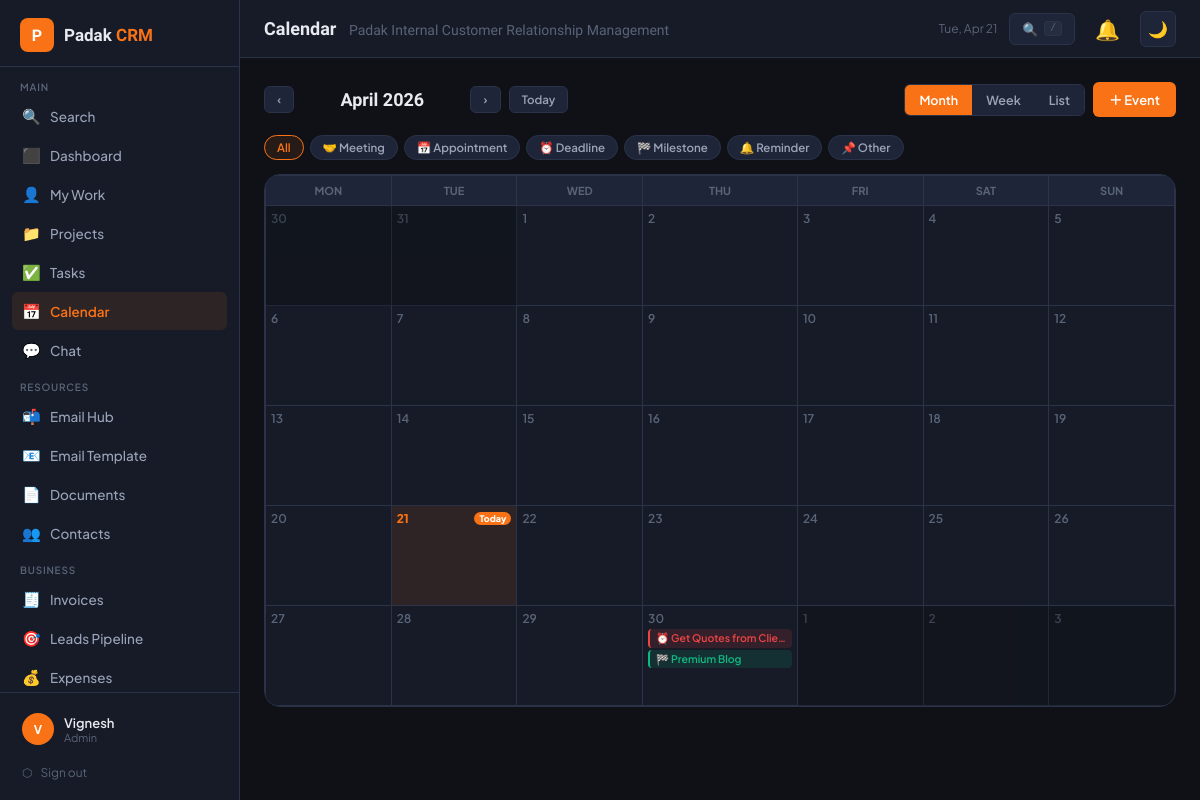
/calendar.php (signed in), run on the app's committed database.
### tables this page shows
CREATE TABLE `users` (
  `id` int(11) NOT NULL,
  `name` varchar(100) NOT NULL,
  `email` varchar(150) NOT NULL,
  `password` varchar(255) NOT NULL,
  `role` enum('admin','manager','member') DEFAULT 'member',
  `avatar` varchar(255) DEFAULT NULL,
  `phone` varchar(30) DEFAULT NULL,
  `department` varchar(100) DEFAULT NULL,
  `status` enum('active','inactive') DEFAULT 'active',
  `last_login` datetime DEFAULT NULL,
  `created_at` datetime DEFAULT current_timestamp()
);

CREATE TABLE `tasks` (
  `id` int(11) NOT NULL,
  `title` varchar(250) NOT NULL,
  `description` text DEFAULT NULL,
  `project_id` int(11) DEFAULT NULL,
  `assigned_to` int(11) DEFAULT NULL,
  `created_by` int(11) NOT NULL,
  `status` enum('todo','in_progress','review','done') DEFAULT 'todo',
  `priority` enum('low','medium','high','urgent') DEFAULT 'medium',
  `due_date` date DEFAULT NULL,
  `completed_at` datetime DEFAULT NULL,
  `created_at` datetime DEFAULT current_timestamp(),
  `updated_at` datetime DEFAULT current_timestamp() ON UPDATE current_timestamp()
);

### calendar.php (the view, shortened to what the rows shown need)
<?php
require_once 'config.php';
require_once 'includes/layout.php';
$db   = getCRMDB();
$user = currentUser();
$uid  = (int)$user['id'];
$TYPES = [
    'meeting'     => ['label'=>'Meeting',     'color'=>'#6366f1','icon'=>'🤝'],
    'appointment' => ['label'=>'Appointment', 'color'=>'#f97316','icon'=>'📅'],
    'deadline'    => ['label'=>'Deadline',    'color'=>'#ef4444','icon'=>'⏰'],
    'milestone'   => ['label'=>'Milestone',   'color'=>'#10b981','icon'=>'🏁'],
    'reminder'    => ['label'=>'Reminder',    'color'=>'#f59e0b','icon'=>'🔔'],
    'other'       => ['label'=>'Other',       'color'=>'#8b5cf6','icon'=>'📌'],
];
$view   = $_GET['view']   ?? 'month';
$year   = (int)($_GET['y'] ?? date('Y'));
$month  = (int)($_GET['m'] ?? date('m'));
$view_eid=(int)($_GET['eid'] ?? 0);
$type_f = $_GET['type'] ?? '';
$month = max(1, min(12, $month));
$year  = max(2020, min(2099, $year));
$all_users= $db->query("SELECT id,name FROM users WHERE status='active' ORDER BY name")->fetch_all(MYSQLI_ASSOC);
$range_start = sprintf('%04d-%02d-01', $year, $month);
$range_end   = date('Y-m-t', strtotime($range_start));
$type_where = $type_f ? " AND ce.event_type='".$db->real_escape_string($type_f)."'" : '';
function loadEvents(mysqli $db, string $from, string $to, int $uid, string $type_where=''): array {
    return $db->query("
        SELECT ce.*, u.name AS creator_name,
            p.title AS proj_title, t.title AS task_title, c.name AS contact_name,
            (SELECT GROUP_CONCAT(us.name ORDER BY us.name SEPARATOR ', ')
             FROM calendar_attendees ca JOIN users us ON us.id=ca.user_id
             WHERE ca.event_id=ce.id) AS attendee_names,
            (SELECT rsvp FROM calendar_attendees WHERE event_id=ce.id AND user_id=$uid) AS my_rsvp
        FROM calendar_events ce
        LEFT JOIN users   u ON u.id=ce.created_by
        LEFT JOIN projects p ON p.id=ce.project_id
        LEFT JOIN tasks    t ON t.id=ce.task_id
        LEFT JOIN contacts c ON c.id=ce.contact_id
        WHERE DATE(ce.start_datetime) BETWEEN '$from' AND '$to'
          AND (ce.created_by=$uid OR EXISTS(SELECT 1 FROM calendar_attendees WHERE event_id=ce.id AND user_id=$uid) OR 1=1)
          $type_where
        ORDER BY ce.start_datetime ASC
    ")->fetch_all(MYSQLI_ASSOC);
}
$month_events = loadEvents($db, $range_start, $range_end, $uid, $type_where);
function taskDeadlines(mysqli $db, string $from, string $to, int $uid): array {
    $rows = $db->query("
        SELECT t.id, t.title, t.due_date, t.priority, t.status, p.title AS proj_title
        FROM tasks t LEFT JOIN projects p ON p.id=t.project_id
        WHERE t.due_date BETWEEN '$from' AND '$to'
          AND t.status != 'done'
          AND (t.assigned_to=$uid OR t.created_by=$uid OR 1=1)
        ORDER BY t.due_date ASC
    ")->fetch_all(MYSQLI_ASSOC);
    $out = [];
    foreach ($rows as $r) {
        $out[] = [
            'id'=>'t'.$r['id'], 'title'=>'⏰ '.$r['title'],
            'event_type'=>'deadline', 'color'=>'#ef4444',
            'start_datetime'=>$r['due_date'].' 00:00:00',
            'all_day'=>1, 'is_task'=>true,
            'proj_title'=>$r['proj_title'], 'priority'=>$r['priority'],
            'task_id'=>$r['id'],
        ];
    }
    return $out;
}
function projMilestones(mysqli $db, string $from, string $to): array {
    $rows = $db->query("
        SELECT id,title,due_date,status FROM projects
        WHERE due_date BETWEEN '$from' AND '$to' AND status NOT IN ('cancelled','completed')
        ORDER BY due_date
    ")->fetch_all(MYSQLI_ASSOC);
    $out = [];
    foreach ($rows as $r) {
        $out[] = [
            'id'=>'p'.$r['id'], 'title'=>'🏁 '.$r['title'],
            'event_type'=>'milestone', 'color'=>'#10b981',
            'start_datetime'=>$r['due_date'].' 00:00:00', 'all_day'=>1,
            'is_project'=>true, 'project_id'=>$r['id'],
        ];
    }
    return $out;
}
$task_deadlines  = taskDeadlines($db, $range_start, $range_end, $uid);
$proj_milestones = projMilestones($db, $range_start, $range_end);
$all_month       = array_merge($month_events, $task_deadlines, $proj_milestones);
usort($all_month, fn($a,$b)=>strcmp($a['start_datetime'],$b['start_datetime']));
$events_by_date = [];
foreach ($all_month as $e) {
    $d = substr($e['start_datetime'],0,10);
    $events_by_date[$d][] = $e;
}
$single_event = null;
$event_attendees = [];
$prev_m = $month === 1  ? ['y'=>$year-1,'m'=>12] : ['y'=>$year,'m'=>$month-1];
$next_m = $month === 12 ? ['y'=>$year+1,'m'=>1]  : ['y'=>$year,'m'=>$month+1];
renderLayout('Calendar', 'calendar');
?>
<?php if ($single_event && $view === 'event'):  ?>
<div style="margin-bottom:14px">
  <a href="calendar.php?y=<?= date('Y',strtotime($single_event['start_datetime'])) ?>&m=<?= date('m',strtotime($single_event['start_datetime'])) ?>" style="color:var(--text3);font-size:13px">← Back to Calendar</a>
</div>
<div class="ev-detail-grid">
  <div>
    <div class="card" style="margin-bottom:16px">
      <div style="display:flex;justify-content:space-between;align-items:flex-start;gap:12px;margin-bottom:16px;flex-wrap:wrap">
        <div>
          <div style="display:flex;align-items:center;gap:10px;margin-bottom:6px">
            <div style="width:14px;height:14px;border-radius:3px;background:<?= h($single_event['color']) ?>;flex-shrink:0"></div>
            <h2 style="font-family:var(--font-display);font-size:20px;font-weight:700"><?= h($single_event['title']) ?></h2>
          </div>
          <div style="display:flex;gap:8px;flex-wrap:wrap">
            <?php $t=$TYPES[$single_event['event_type']]??$TYPES['other']; ?>
            <span class="badge" style="background:<?= $t['color'] ?>20;color:<?= $t['color'] ?>"><?= $t['icon'] ?> <?= $t['label'] ?></span>
            <?php $sc=['scheduled'=>'#10b981','completed'=>'#6366f1','cancelled'=>'#ef4444'][$single_event['status']]??'#94a3b8'; ?>
            <span class="badge" style="background:<?= $sc ?>20;color:<?= $sc ?>"><?= ucfirst($single_event['status']) ?></span>
            <?php if ($single_event['recur'] !== 'none'): ?>
            <span class="badge" style="background:var(--bg3);color:var(--text2)">🔁 <?= ucfirst($single_event['recur']) ?></span>
            <?php endif; ?>
          </div>
        </div>
        <div style="display:flex;gap:8px;flex-shrink:0">
          <?php if ($single_event['created_by'] == $uid || isManager()): ?>
          <a href="calendar.php?edit=<?= $view_eid ?>" class="btn btn-ghost btn-sm">✎ Edit</a>
          <form method="POST" onsubmit="return confirm('Delete this event?')" style="display:inline">
            <input type="hidden" name="action" value="delete_event">
            <input type="hidden" name="eid" value="<?= $view_eid ?>">
            <button class="btn btn-danger btn-sm">🗑</button>
          </form>
          <?php endif; ?>
        </div>
      </div>
      <?php if ($single_event['description']): ?>
      <p style="color:var(--text2);font-size:13.5px;line-height:1.7;margin-bottom:16px;padding:12px;background:var(--bg3);border-radius:8px"><?= nl2br(h($single_event['description'])) ?></p>
      <?php endif; ?>
      <div style="display:grid;grid-template-columns:repeat(3,1fr);gap:10px;margin-bottom:16px">
        <div class="ev-meta-box">
          <div class="ev-meta-lbl">Start</div>
          <div class="ev-meta-val"><?= date($single_event['all_day']?'M j, Y':'M j, Y g:ia', strtotime($single_event['start_datetime'])) ?></div>
        </div>
        <div class="ev-meta-box">
          <div class="ev-meta-lbl">End</div>
          <div class="ev-meta-val"><?= $single_event['end_datetime'] ? date($single_event['all_day']?'M j, Y':'M j, Y g:ia',strtotime($single_event['end_datetime'])) : '—' ?></div>
        </div>
        <div class="ev-meta-box">
          <div class="ev-meta-lbl">Location</div>
          <div class="ev-meta-val"><?= $single_event['location'] ? h($single_event['location']) : '—' ?></div>
        </div>
        <?php if ($single_event['proj_title']): ?>
        <div class="ev-meta-box">
          <div class="ev-meta-lbl">Project</div>
          <div class="ev-meta-val"><a href="projects.php?view=<?= $single_event['project_id'] ?>" style="color:var(--orange)"><?= h($single_event['proj_title']) ?></a></div>
        </div>
        <?php endif; ?>
        <?php if ($single_event['task_title']): ?>
        <div class="ev-meta-box">
          <div class="ev-meta-lbl">Task</div>
          <div class="ev-meta-val"><a href="tasks.php?edit=<?= $single_event['task_id'] ?>" style="color:var(--orange)"><?= h($single_event['task_title']) ?></a></div>
        </div>
        <?php endif; ?>
        <?php if ($single_event['contact_name']): ?>
        <div class="ev-meta-box">
          <div class="ev-meta-lbl">Contact</div>
          <div class="ev-meta-val"><?= h($single_event['contact_name']) ?></div>
        </div>
        <?php endif; ?>
      </div>
      <?php
        $my_rsvp_row = array_filter($event_attendees, fn($a)=>$a['id']==$uid);
        $my_rsvp     = $my_rsvp_row ? array_values($my_rsvp_row)[0]['rsvp'] : null;
      ?>
      <?php if ($my_rsvp !== null): ?>
      <div style="border-top:1px solid var(--border);padding-top:14px">
        <div style="font-size:12px;font-weight:600;color:var(--text2);margin-bottom:8px;text-transform:uppercase;letter-spacing:.04em">Your Response</div>
        <form method="POST" style="display:flex;gap:8px">
          <input type="hidden" name="action" value="rsvp">
          <input type="hidden" name="eid" value="<?= $view_eid ?>">
          <button name="rsvp" value="accepted" class="rsvp-btn <?= $my_rsvp==='accepted'?'accepted':'' ?>">✓ Accept</button>
          <button name="rsvp" value="declined" class="rsvp-btn <?= $my_rsvp==='declined'?'declined':'' ?>">✕ Decline</button>
          <button name="rsvp" value="pending"  class="rsvp-btn <?= $my_rsvp==='pending'?'active':'' ?>">? Maybe</button>
        </form>
      </div>
      <?php endif; ?>
    </div>
  </div>
  <div class="card">
    <div class="card-title" style="margin-bottom:14px">Attendees (<?= count($event_attendees) ?>)</div>
    <?php if (empty($event_attendees)): ?>
    <p style="font-size:13px;color:var(--text3)">No attendees.</p>
    <?php else: ?>
    <?php foreach ($event_attendees as $a):
      $rc=['accepted'=>'#10b981','declined'=>'#ef4444','pending'=>'#f59e0b'][$a['rsvp']]??'#94a3b8';
    ?>
    <div style="display:flex;align-items:center;gap:10px;padding:8px 0;border-bottom:1px solid var(--border)">
      <div class="avatar" style="width:30px;height:30px;font-size:11px;background:var(--bg4);color:var(--text)"><?= strtoupper(substr($a['name'],0,1)) ?></div>
      <div style="flex:1">
        <div style="font-size:13px;font-weight:600;color:var(--text)"><?= h($a['name']) ?></div>
        <div style="font-size:11px;color:var(--text3)"><?= ucfirst($a['role']) ?></div>
      </div>
      <span class="badge" style="background:<?= $rc ?>20;color:<?= $rc ?>"><?= ucfirst($a['rsvp']) ?></span>
    </div>
    <?php endforeach; ?>
    <?php endif; ?>
    <div style="margin-top:14px;padding-top:14px;border-top:1px solid var(--border)">
      <div style="font-size:11px;color:var(--text3)">Created by <?= h($single_event['creator_name']) ?></div>
    </div>
  </div>
</div>
<?php else:  ?>
<?php if ($view === 'month'):  ?>
<div style="background:var(--bg2);border:1px solid var(--border);border-radius:var(--radius-lg);overflow:hidden">
  <div class="cal-grid">
    <?php
    $first_day = mktime(0,0,0,$month,1,$year);
    $days_in   = (int)date('t',$first_day);
    $dow_first = (int)date('N',$first_day);
    $today     = date('Y-m-d');
    $total_cells = $dow_first - 1 + $days_in;
    $total_cells = $total_cells + (7 - ($total_cells % 7 ?: 7));
    for ($cell = 0; $cell < $total_cells; $cell++):
        $day_offset = $cell - ($dow_first - 1) + 1;
        if ($day_offset < 1) {
            $prev_days = cal_days_in_month(CAL_GREGORIAN, $prev_m['m'], $prev_m['y']);
            $actual_day = $prev_days + $day_offset;
            $actual_date = sprintf('%04d-%02d-%02d',$prev_m['y'],$prev_m['m'],$actual_day);
            $other = true;
        } elseif ($day_offset > $days_in) {
            $actual_day = $day_offset - $days_in;
            $actual_date = sprintf('%04d-%02d-%02d',$next_m['y'],$next_m['m'],$actual_day);
            $other = true;
        } else {
            $actual_day = $day_offset;
            $actual_date = sprintf('%04d-%02d-%02d',$year,$month,$actual_day);
            $other = false;
        }
        $is_today   = ($actual_date === $today);
        $day_events = $events_by_date[$actual_date] ?? [];
        $has_events = !empty($day_events);
        $classes    = 'cal-cell'.($is_today?' today':'').($other?' other-month':'').($has_events?' has-events':'');
    ?>
    <div class="<?= $classes ?>" onclick="dayClick('<?= $actual_date ?>')">
      <div class="cal-day-num <?= $is_today?'today-num':'' ?>">
        <span><?= $actual_day ?></span>
      </div>
      <?php
        foreach (array_slice($day_events, 0, 3) as $e):
          $ec = $e['color'] ?? '#f97316';
          $is_task = !empty($e['is_task']) || !empty($e['is_project']);
      ?>
      <a href="<?= $is_task ? 'calendar.php?view=event&eid=0&date='.$actual_date : 'calendar.php?view=event&eid='.$e['id'] ?>"
         class="cal-event-pill"
         style="background:<?= $ec ?>22;color:<?= $ec ?>;border-left:2px solid <?= $ec ?>"
         onclick="event.stopPropagation()"
         title="<?= h($e['title']) ?>">
        <?= h(mb_substr($e['title'],0,22)).(mb_strlen($e['title'])>22?'…':'') ?>
      </a>
      <?php endforeach; ?>
    </div>
    <?php endfor; ?>
  </div>
</div>
<?php endif;  ?>
<?php endif;  ?>
<?php renderLayoutEnd(); ?>

### includes/layout.php (shortened to what the rows shown need)
<?php
function renderLayout(string $pageTitle, string $activePage): void {
    $user = currentUser();
    $initials = implode('', array_map(fn($w) => strtoupper($w[0]), explode(' ', $user['name'])));
    $initials = substr($initials, 0, 2);
?>
<!DOCTYPE html>
<html lang="en" data-theme="dark">
<head>
</head>
<body>
<nav id="sidebar">
  <div class="sidebar-footer">
    <a href="profile.php" class="user-card">
      <div class="avatar">
        <?php if ($user['avatar']): ?>
          <img src="uploads/avatars/<?= h($user['avatar']) ?>" alt="">
        <?php else: echo h($initials); endif; ?>
      </div>
      <div class="user-info">
        <div class="user-name"><?= h($user['name']) ?></div>
        <div class="user-role"><?= h($user['role']) ?></div>
      </div>
    </a>
  </div>
</nav>
<div id="main">
  <main id="content">
<?php
}
function renderLayoutEnd(): void {
?>
  </main>
</div>
</body>
</html>
<?php
}

### data on the page
users: name "V", name "Vignesh"
tasks: title "⏰ Get Quotes from Clie"

### other printed values
$user['role'] "Admin"
$pageTitle "Calendar"
SITE_NAME "Padak Internal Customer Relationship Management"
date('F Y', mktime(0,0,0,$month,1,$year)) "April 2026"
$tv['icon'] "🤝"
$tv['label'] "Meeting"
$tv['icon'] "📅"
$tv['label'] "Appointment"
$tv['icon'] "⏰"
$tv['label'] "Deadline"
$tv['icon'] "🏁"
$tv['label'] "Milestone"
$tv['icon'] "🔔"
$tv['label'] "Reminder"
$tv['icon'] "📌"
